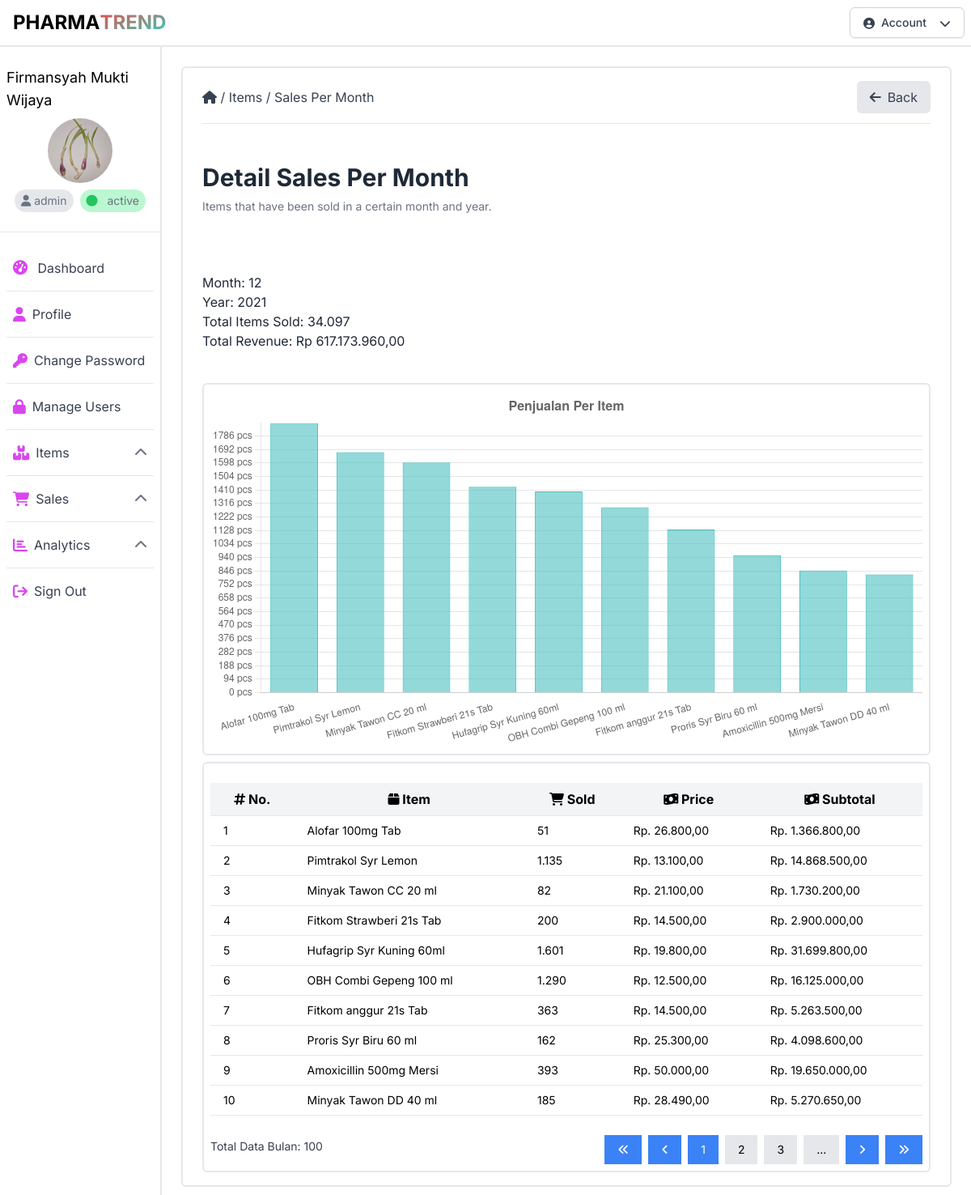
Screenshot of /detail_sales_per_month.php?month=12&year=2021 (signed in) with the database file from the repository.
### tables this page shows
CREATE TABLE `sales` (
  `id` int(11) NOT NULL,
  `code` varchar(32) NOT NULL,
  `sold` varchar(256) NOT NULL,
  `month` varchar(16) NOT NULL,
  `year` varchar(16) NOT NULL,
  `created_at` datetime NOT NULL,
  `updated_at` datetime NOT NULL,
  `id_item` int(11) NOT NULL,
  `id_user` int(11) NOT NULL
);

CREATE TABLE `items` (
  `id` int(11) NOT NULL,
  `code` varchar(32) NOT NULL,
  `name` varchar(128) NOT NULL,
  `price` varchar(256) NOT NULL,
  `unit` varchar(32) NOT NULL,
  `stock` varchar(256) NOT NULL,
  `created_at` datetime NOT NULL,
  `updated_at` datetime NOT NULL,
  `id_user` int(11) NOT NULL
);

### public/detail_sales_per_month.php (the view, shortened to what this page needs)
<?php
require_once("config.php");
$month = $_GET['month'];
$year = $_GET['year'];
$query = "SELECT sales.id, sales.id_item, sales.sold, sales.month, sales.year, items.id, items.code, items.name, items.unit, items.price, items.stock, items.created_at, items.updated_at, items.id_user, users.id, users.fullname, users.email, users.phone, users.address, users.photo, users.created_at, users.updated_at FROM sales INNER JOIN items ON sales.id_item = items.id INNER JOIN users ON items.id_user = users.id WHERE sales.month = $month AND sales.year = $year ORDER BY sales.year ASC, sales.month ASC";
$result = mysqli_query($conn, $query);
$labels = [];
$data = [];
$totalSold = 0;
$revenue = 0;
while ($row = mysqli_fetch_assoc($result)) {
    $item = $row['name'];
    if (!in_array($item, $labels)) {
        $labels[] = $item;
    }
    $data[] = $row['sold'];
    $sold = $row['sold'];
    $price = $row['price'];
    $totalSold += $sold;
    $itemRevenue = $sold * $price;
    $revenue += $itemRevenue;
}
arsort($data);
$topLabels = array_slice($labels, 0, 10);
$topData = array_slice($data, 0, 10);
$labelsJSON = json_encode($topLabels);
$dataJSON = json_encode($topData);
$itemsPerPage = 10;
$totalRowsQuery = "SELECT COUNT(*) AS total_rows FROM sales WHERE month = $month AND year = $year";
$totalRowsResult = mysqli_query($conn, $totalRowsQuery);
$totalRowsRow = mysqli_fetch_assoc($totalRowsResult);
$totalRows = $totalRowsRow['total_rows'];
$totalPages = ceil($totalRows / $itemsPerPage);
$currentpage = isset($_GET['page']) ? $_GET['page'] : 1;
$offset = ($currentpage - 1) * $itemsPerPage;
$query2 = "SELECT sales.id, sales.id_item, sales.sold, sales.month, sales.year, items.id, items.code, items.name, items.unit, items.price, items.stock, items.created_at, items.updated_at, items.id_user, users.id, users.fullname, users.email, users.phone, users.address, users.photo, users.created_at, users.updated_at FROM sales INNER JOIN items ON sales.id_item = items.id INNER JOIN users ON items.id_user = users.id WHERE sales.month = $month AND sales.year = $year ORDER BY sales.year ASC, sales.month ASC LIMIT $itemsPerPage OFFSET $offset";
$firstPage = 1;
$lastPage = $currentpage == $totalPages;
$prevPage = $currentpage - 1;
$nextPage = $currentpage + 1;
$result2 = mysqli_query($conn, $query2);
?>
<!DOCTYPE html>
<html lang="id">
<head>
    <link rel="stylesheet" href="css/output.css">
    <link rel="stylesheet" href="https://cdnjs.cloudflare.com/ajax/libs/font-awesome/6.4.0/css/all.min.css" />
</head>
<body class="font-inter">
    <header class="bg-white w-full border-b-2 border-gray-200">
        <?php
        include("components/navbar.php");
        ?>
    </header>
    <div class="container-fluid mx-auto h-auto">
        <div class="flex">
            <?php
            include("components/sidebar.php");
            ?>
            <div class="w-10/12 h-[calc(100vh-3.5rem)] p-2 md:p-4 lg:p-6 xl:p-8 overflow-y-auto mb-10">
                <div class="w-full h-auto border-2 border-gray-200 rounded-md py-4 px-6">
                    <div class="flex items-center gap-2 mb-3 justify-between">
                        <div>
                            <a href="dashboard.php" class="text-gray-700 hover:text-gray-950"><i
                                class="fas fa-home"></i></a>
                            <span class="text-gray-700">/</span>
                            <a href="items.php" class="text-gray-700 hover:text-gray-950">Items</a>
                            <span class="text-gray-700">/</span>
                            <a href="sales_per_month.php" class="text-gray-700 hover:text-gray-950">Sales Per Month</a>
                        </div>
                        <button class="flex flex-row justify-center items-center bg-gray-200 hover:bg-gray-300 rounded-md px-4 py-2 text-gray-700 space-x-2" onclick="window.history.back();">
                            <i class="fas fa-arrow-left"></i>
                            <span>Back</span>
                        </button>
                    </div>
                    <hr>
                    <div class="flex flex-col gap-4 mt-4">
                        <div class="flex flex-col gap-2">
                            <div class="my-8">
                                <h1 class="text-3xl font-bold text-gray-800">Detail Sales Per Month</h1>
                                <p class="mt-2 text-sm text-gray-500">Items that have been sold in a certain month and year.</p>
                            </div>
                            <div class="my-8">
                                <h2 class="text-md text-gray-800">Month: <?php echo $month; ?></h2>
                                <h2 class="text-md text-gray-800">Year: <?php echo $year; ?></h2>
                                <h2 class="text-md text-gray-800">Total Items Sold: <?php echo number_format($totalSold, 0, ',', '.'); ?></h2>
                                <h2 class="text-md text-gray-800">Total Revenue: Rp <?php echo number_format($revenue, 2, ',', '.'); ?></h2>
                            </div>
                            <div class="w-full h-auto border-2 border-gray-200 rounded-md py-2 px-2">
                                <canvas id="salesChart"></canvas>
                            </div>
                            <div class="w-full h-auto border-2 border-gray-200 rounded-md py-2 px-2">
                                <table class="w-full mt-4">
                                    <thead>
                                        <tr>
                                            <th class="py-2 px-4 bg-gray-100 border-b">
                                                <i class="fas fa-hashtag"></i>
                                                No.
                                            </th>
                                            <th class="py-2 px-4 bg-gray-100 border-b">
                                                <i class="fas fa-box"></i>
                                                Item
                                            </th>
                                            <th class="py-2 px-4 bg-gray-100 border-b">
                                                <i class="fas fa-shopping-cart"></i>
                                                Sold
                                            </th>
                                            <th class="py-2 px-4 bg-gray-100 border-b">
                                                <i class="fas fa-money-bill-wave"></i>
                                                Price
                                            </th>
                                            <th class="py-2 px-4 bg-gray-100 border-b">
                                                <i class="fas fa-money-bill-wave"></i>
                                                Subtotal
                                            </th>
                                        </tr>
                                    </thead>
                                    <tbody>
                                        <?php
                                        $no = ($currentpage - 1) * $itemsPerPage + 1;
                                        while ($row = mysqli_fetch_assoc($result2)) {
                                            $itemName = $row['name'];
                                            $itemSold = $row['sold'];
                                            $itemPrice = $row['price'];
                                            $itemSubtotal = $itemSold * $itemPrice;
                                        ?>
                                            <tr>
                                                <td class="text-sm py-2 px-4 border-b"><?php echo $no; ?></td>
                                                <td class="text-sm py-2 px-4 border-b"><?php echo $itemName; ?></td>
                                                <td class="text-sm py-2 px-4 border-b"><?php echo number_format($itemSold, 0, ',', '.'); ?></td>
                                                <td class="text-sm py-2 px-4 border-b">Rp. <?php echo number_format($itemPrice, 2, ',', '.'); ?></td>
                                                <td class="text-sm py-2 px-4 border-b">Rp. <?php echo number_format($itemSubtotal, 2, ',', '.'); ?></td>
                                            </tr>
                                        <?php
                                            $no++;
                                        }
                                        ?>
                                    </tbody>
                                </table>
                                <div class="flex items-center justify-between mt-4">
                                    <div class="flex items-center">
                                        <p class="text-sm text-gray-700">Total Data Bulan: <?php echo $totalRows; ?></p>
                                    </div>
                                    <div class="flex items-center justify-between">
                                        <div class="flex flex-row items-center justify-end gap-2 mt-2 text-sm">
                                            <?php if ($totalPages > 1) { ?>
                                                <a href="?month=<?php echo $month; ?>&year=<?php echo $year; ?>&page=<?php echo $firstPage; ?>" class="py-2 px-4 bg-blue-500 text-white hover:bg-blue-600">
                                                        <i class="fas fa-angle-double-left"></i>
                                                </a>
                                                <a href="?month=<?php echo $month; ?>&year=<?php echo $year; ?>&page=<?php echo $prevPage; ?>" class="py-2 px-4 bg-blue-500 text-white hover:bg-blue-600">
                                                        <i class="fas fa-angle-left"></i>
                                                </a>
                                                <?php for ($i = 1; $i <= $totalPages; $i++) { ?>
                                                    <?php if ($i == $currentpage) { ?>
                                                        <a href="?month=<?php echo $month; ?>&year=<?php echo $year; ?>&page=<?php echo $i; ?>" class="py-2 px-4 bg-blue-500 text-white hover:bg-blue-600"><?php echo $i; ?></a>
                                                    <?php }  else if ($i == $totalPages - 1) { ?>
                                                        <a href="#" class="py-2 px-4 bg-gray-200 hover:bg-gray-300">...</a>
                                                    <?php } else if($i > $currentpage - 3 && $i < $currentpage + 3) { ?>
                                                        <a href="?month=<?php echo $month; ?>&year=<?php echo $year; ?>&page=<?php echo $i; ?>" class="py-2 px-4 bg-gray-200 hover:bg-gray-300"><?php echo $i; ?></a>
                                                    <?php } ?>
                                            <?php } ?>
                                            <a href="?month=<?php echo $month; ?>&year=<?php echo $year; ?>&page=<?php echo $nextPage; ?>" class="py-2 px-4 bg-blue-500 text-white hover:bg-blue-600">
                                                    <i class="fas fa-angle-right"></i>
                                            </a>
                                            <a href="?month=<?php echo $month; ?>&year=<?php echo $year; ?>&page=<?php echo $lastPage; ?>" class="py-2 px-4 bg-blue-500 text-white hover:bg-blue-600">
                                                    <i class="fas fa-angle-double-right"></i>
                                            </a>
                                        <?php } ?>
                                        </div>
                                    </div>
                                </div>
                            </div>
                        </div>
                    </div>
                </div>
            </div>
        </div>
        <script>
    // Mengambil data JSON dari PHP
    var labels = <?php echo $labelsJSON; ?>;
    var data = <?php echo $dataJSON; ?>;
    // Membuat chart menggunakan Chart.js
    var ctx = document.getElementById('salesChart').getContext('2d');
    var myChart = new Chart(ctx, {
        type: 'bar',
        data: {
            labels: labels,
            datasets: [{
                label: 'Jumlah Terjual',
                data: data,
                backgroundColor: 'rgba(75, 192, 192, 0.6)',
                borderColor: 'rgba(75, 192, 192, 1)',
                borderWidth: 1
            }]
        },
        options: {
            responsive: true,
            scales: {
                x: {
                    grid: {
                        display: false
                    }
                },
                y: {
                    grid: {
                        color: 'rgba(0, 0, 0, 0.1)',
                        borderWidth: 1
                    },
                    ticks: {
                        beginAtZero: true,
                        callback: function (value, index, values) {
                            return value + ' pcs';
                        },
                        precision: 0,
                        stepSize: 1
                    }
                }
            },
            plugins: {
                legend: {
                    display: false
                },
                tooltip: {
                    callbacks: {
                        label: function (context) {
                            return 'Terjual: ' + context.raw + ' pcs';
                        }
                    }
                },
                title: {
                    display: true,
                    text: 'Penjualan Per Item',
                    font: {
                        size: 16,
                        weight: 'bold'
                    }
                }
            }
        }
    });
</script>
    </body>
</html>

### rows the page displays
sales: id_item.name "Alofar 100mg Tab", sold "51", id_item.price "26.800,00", sold.price "1.366.800,00"
sales: id_item.name "Pimtrakol Syr Lemon", sold "1.135", id_item.price "13.100,00", sold.price "14.868.500,00"
sales: id_item.name "Minyak Tawon CC 20 ml", sold "82", id_item.price "21.100,00", sold.price "1.730.200,00"
sales: id_item.name "Fitkom Strawberi 21s Tab", sold "200", id_item.price "14.500,00", sold.price "2.900.000,00"
sales: id_item.name "Hufagrip Syr Kuning 60ml", sold "1.601", id_item.price "19.800,00", sold.price "31.699.800,00"
sales: id_item.name "OBH Combi Gepeng 100 ml", sold "1.290", id_item.price "12.500,00", sold.price "16.125.000,00"
sales: id_item.name "Fitkom anggur 21s Tab", sold "363", id_item.price "14.500,00", sold.price "5.263.500,00"
sales: id_item.name "Proris Syr Biru 60 ml", sold "162", id_item.price "25.300,00", sold.price "4.098.600,00"
sales: id_item.name "Amoxicillin 500mg Mersi", sold "393", id_item.price "50.000,00", sold.price "19.650.000,00"
sales: id_item.name "Minyak Tawon DD 40 ml", sold "185", id_item.price "28.490,00", sold.price "5.270.650,00"

### other values shown
$_SESSION["fullname"] "Firmansyah Mukti Wijaya"
$_SESSION["role"] "admin"
$_SESSION["status"] "active"
$month "12"
$year "2021"
$totalSold "34.097"
$revenue "617.173.960,00"
$totalRows "100"
chart data {{ $dataJSON }} ["1877","1674","1601","1433","1400","1290","1135","956","849","822"]
